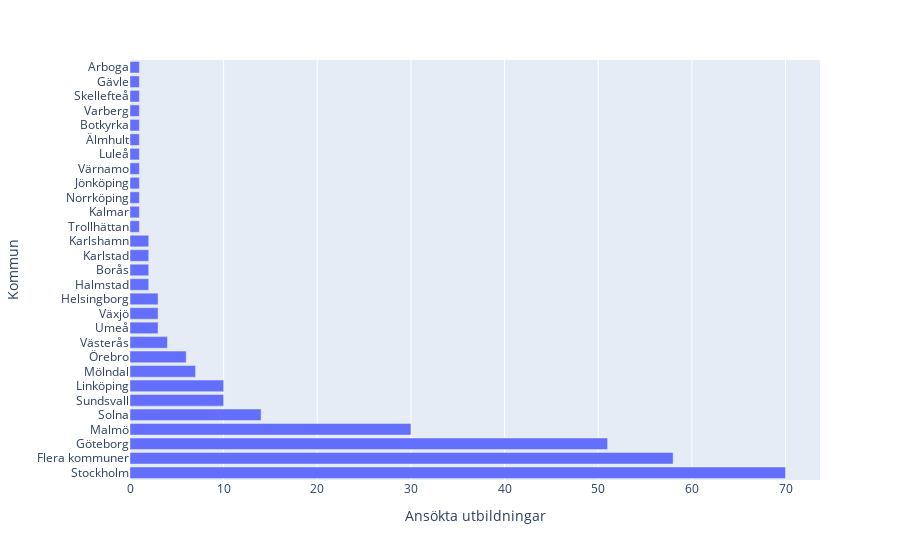

The notebook cell this image was saved under:
### Code cell
px.bar(df_municipality, y="Kommun", x = "Ansökta utbildningar")

### Figure 1 — Plotly figure (JSON) as saved in the notebook; plotly's stock layout.template omitted (floating-point values rounded to 4 significant figures)
{"data": [{"hovertemplate": "Ansökta utbildningar=%{x}<br>Kommun=%{y}<extra></extra>", "legendgroup": "", "marker": {"color": "#636efa", "pattern": {"shape": ""}}, "name": "", "orientation": "h", "showlegend": false, "textposition": "auto", "type": "bar", "x": [70, 58, 51, 30, 14, 10, 10, 7, 6, 4, 3, 3, 3, 2, 2, 2, 2, 1, 1, 1, 1, 1, 1, 1, 1, 1, 1, 1, 1], "xaxis": "x", "y": ["Stockholm", "Flera kommuner", "Göteborg", "Malmö", "Solna", "Sundsvall", "Linköping", "Mölndal", "Örebro", "Västerås", "Umeå", "Växjö", "Helsingborg", "Halmstad", "Borås", "Karlstad", "Karlshamn", "Trollhättan", "Kalmar", "Norrköping", "Jönköping", "Värnamo", "Luleå", "Älmhult", "Botkyrka", "Varberg", "Skellefteå", "Gävle", "Arboga"], "yaxis": "y"}], "layout": {"barmode": "relative", "legend": {"tracegroupgap": 0}, "margin": {"t": 60}, "xaxis": {"anchor": "y", "domain": [0, 1], "title": {"text": "Ansökta utbildningar"}}, "yaxis": {"anchor": "x", "domain": [0, 1], "title": {"text": "Kommun"}}}}
